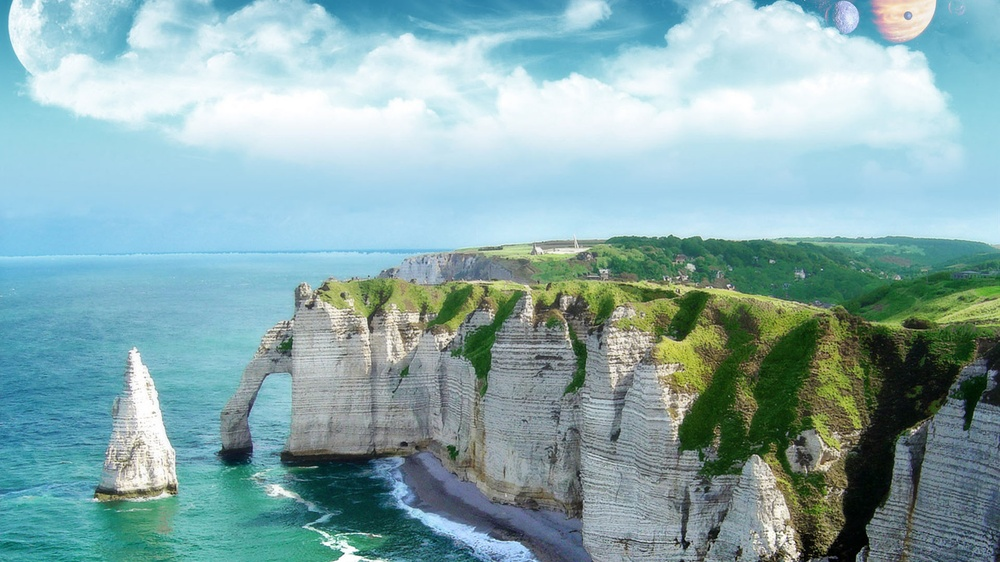
#> input picture nature.jpg, 1000 x 562 px, shrunk from 1920 x 1080 before the run
$ python Image_arithmetics_logic.py
#> lines starting #> are read from the running program, lines starting #| are printed output that depends on the picture; after the words box and inside, x2 and y2 are one past the last pixel; in counts of white or black regions, pixels touching at a corner belong together
import cv2
import numpy as np

img1=cv2.imread('nature.jpg',cv2.IMREAD_COLOR)
#> img1 is the input picture: shape (562, 1000, 3); mean B, G, R 173.5, 171, 136.7
img2=cv2.imread('test.jpg',cv2.IMREAD_COLOR)
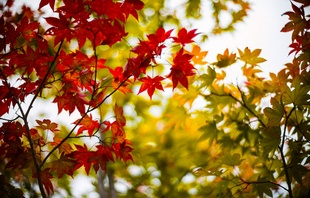
#> input picture test.jpg, 310 x 198 px, shrunk from 596 x 380 before the run
#> img2 is the input picture: shape (198, 310, 3); mean B, G, R 60.4, 111.1, 154.6

# [5 lines of commented-out code are left out]

rows,cols,channels= img2.shape
#> rows = 198; cols = 310; channels = 3
roi=img1[10:rows+10,10:cols+10]
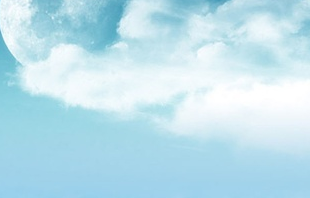
#> roi: shape (198, 310, 3); mean B, G, R 236.8, 224.7, 188.9

img2gray=cv2.cvtColor(img2,cv2.COLOR_BGR2GRAY)
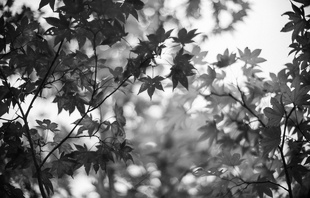
#> img2gray: shape (198, 310); min 1, max 255, mean 118.3

ret,mask=cv2.threshold(img2gray,220,255,cv2.THRESH_BINARY_INV)
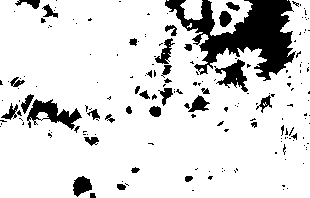
#> mask: shape (198, 310); 85.2% white; 178 black regions (142 under 20 px), largest, box (x1, y1, x2, y2) and area: (165, 0, 296, 81) 4686, (27, 99, 82, 130) 728, (214, 59, 248, 92) 500
#150,255 denotesthat any pixel value above 150 will be converted to
#255 otherwise black

mask_inv=cv2.bitwise_not(mask)
#inverse of the above mask white->black and vice versa

img1_bg=cv2.bitwise_and(roi,roi,mask=mask_inv)
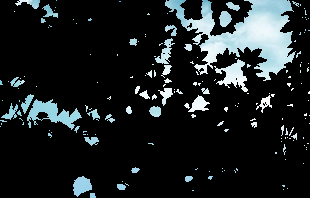
#> img1_bg: shape (198, 310, 3); mean B, G, R 35, 33.5, 28.6
#bckground of img1
img2_fg=cv2.bitwise_and(img2,img2,mask=mask)
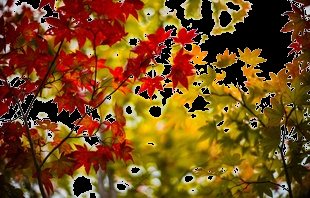
#> img2_fg: shape (198, 310, 3); mean B, G, R 25.6, 75.6, 118.6

dst=cv2.add(img1_bg,img2_fg)
img1[10:rows+10,10:cols+10]=dst
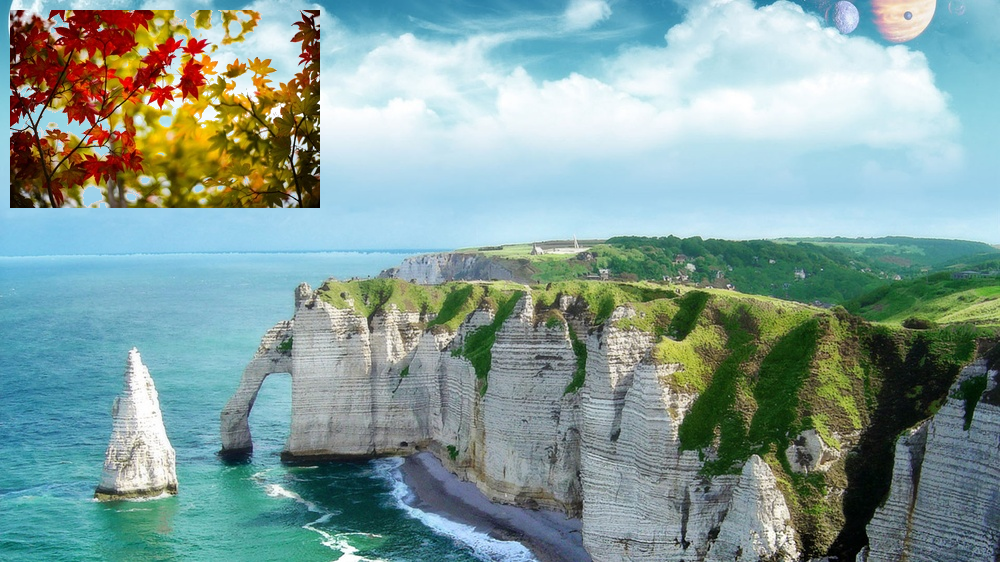
#> img1: shape (562, 1000, 3); mean B, G, R 154.2, 158.4, 132.1

cv2.imshow('mask_inv',mask_inv)
cv2.imshow('mask',mask)
cv2.imshow('img1_bg',img1_bg)
cv2.imshow('img2_fg',img2_fg)
cv2.imshow('dst',dst)
cv2.imshow('res',img1)

cv2.waitKey(0)
cv2.destroyAllWindows()
